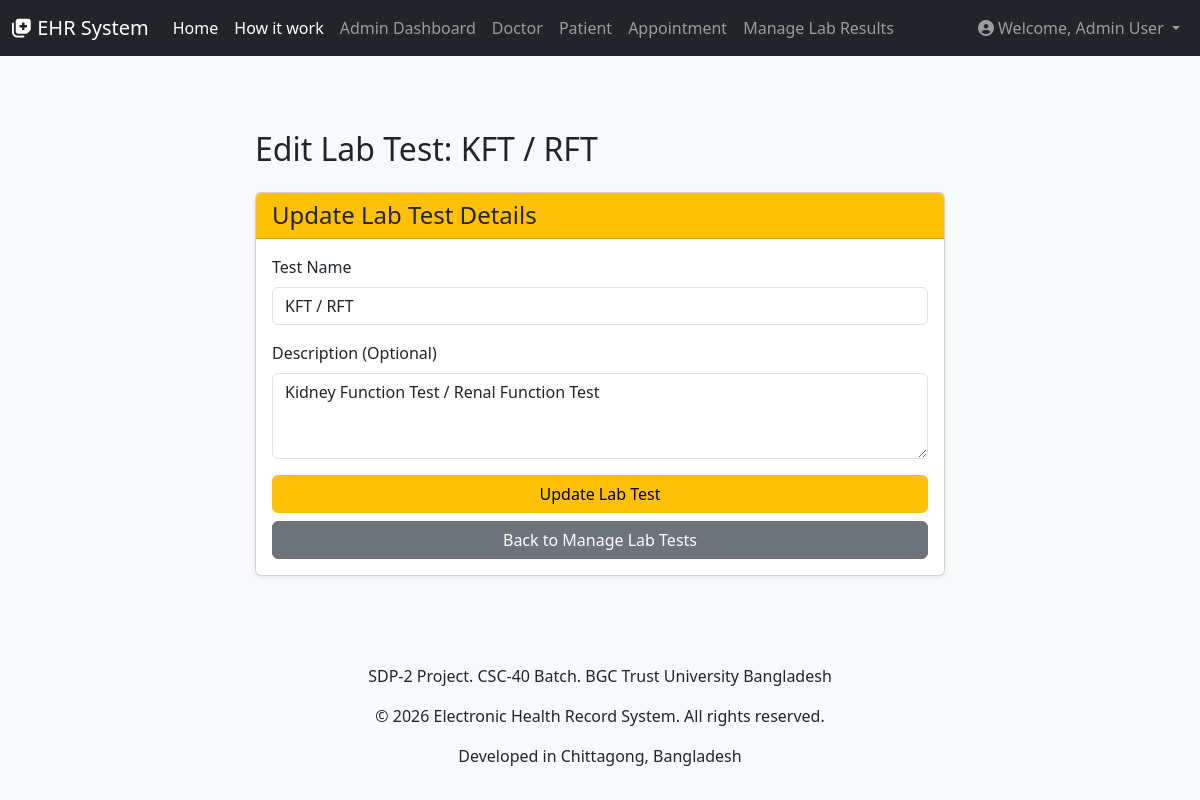
The app's page /admin/edit_lab_test.php?test_id=5 (signed in), older data.
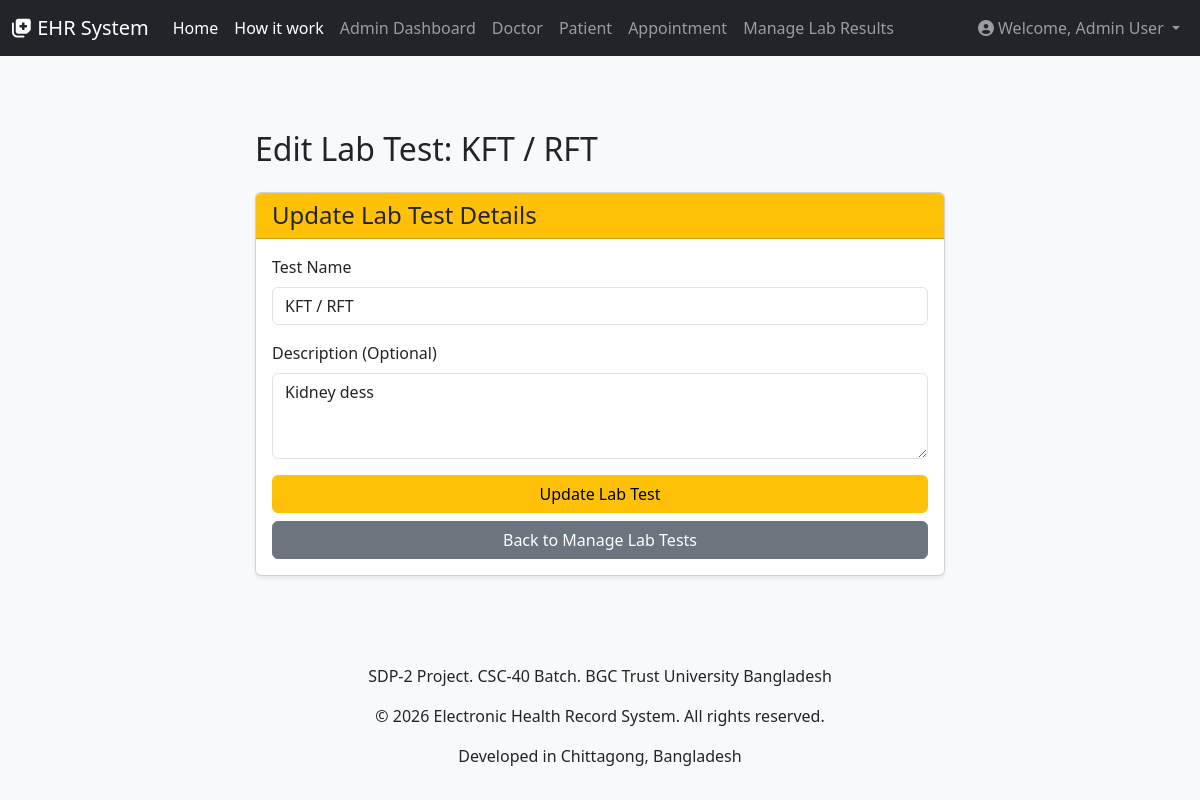
The same page, newer data.
### tables this page shows
CREATE TABLE `lab_tests` (
  `id` int(11) NOT NULL,
  `test_name` varchar(255) NOT NULL,
  `description` text DEFAULT NULL,
  `created_at` timestamp NOT NULL DEFAULT current_timestamp()
);

### admin/edit_lab_test.php (the view, shortened to what this page needs)
<?php
require_once '../includes/db_connection.php';
require_once '../includes/header.php';
$lab_test_data = null;
$test_id_to_edit = filter_var($_GET['test_id'] ?? null, FILTER_VALIDATE_INT);
try {
    $stmt = $pdo->prepare("SELECT id, test_name, description FROM lab_tests WHERE id = ?");
    $stmt->execute([$test_id_to_edit]);
    $lab_test_data = $stmt->fetch();
} catch (PDOException $e) {
    $message = "Error fetching lab test data: " . $e->getMessage();
    $message_type = "danger";
}
?>
<div class="row justify-content-center">
    <div class="col-md-8 col-lg-7">
        <h2 class="mb-4">Edit Lab Test: <?php echo htmlspecialchars($lab_test_data['test_name'] ?? ''); ?></h2>
        <div class="card shadow-sm mb-4">
            <div class="card-header bg-warning text-dark">
                <h4 class="mb-0">Update Lab Test Details</h4>
            </div>
            <div class="card-body">
                <form action="edit_lab_test.php?test_id=<?php echo htmlspecialchars($test_id_to_edit); ?>" method="POST">
                    <div class="mb-3">
                        <label for="test_name" class="form-label">Test Name</label>
                        <input type="text" class="form-control" id="test_name" name="test_name" required value="<?php echo htmlspecialchars($_POST['test_name'] ?? $lab_test_data['test_name'] ?? ''); ?>">
                    </div>
                    <div class="mb-3">
                        <label for="description" class="form-label">Description (Optional)</label>
                        <textarea class="form-control" id="description" name="description" rows="3"><?php echo htmlspecialchars($_POST['description'] ?? $lab_test_data['description'] ?? ''); ?></textarea>
                    </div>
                    <button type="submit" class="btn btn-warning w-100">Update Lab Test</button>
                    <a href="manage_lab_tests.php" class="btn btn-secondary w-100 mt-2">Back to Manage Lab Tests</a>
                </form>
            </div>
        </div>
    </div>
</div>
<?php require_once '../includes/footer.php'; ?>

Row changes from the older to the newer data that the page shows:
changed lab_tests "KFT / RFT": description "Kidney Function Test / Renal Function Test" → "Kidney dess"
